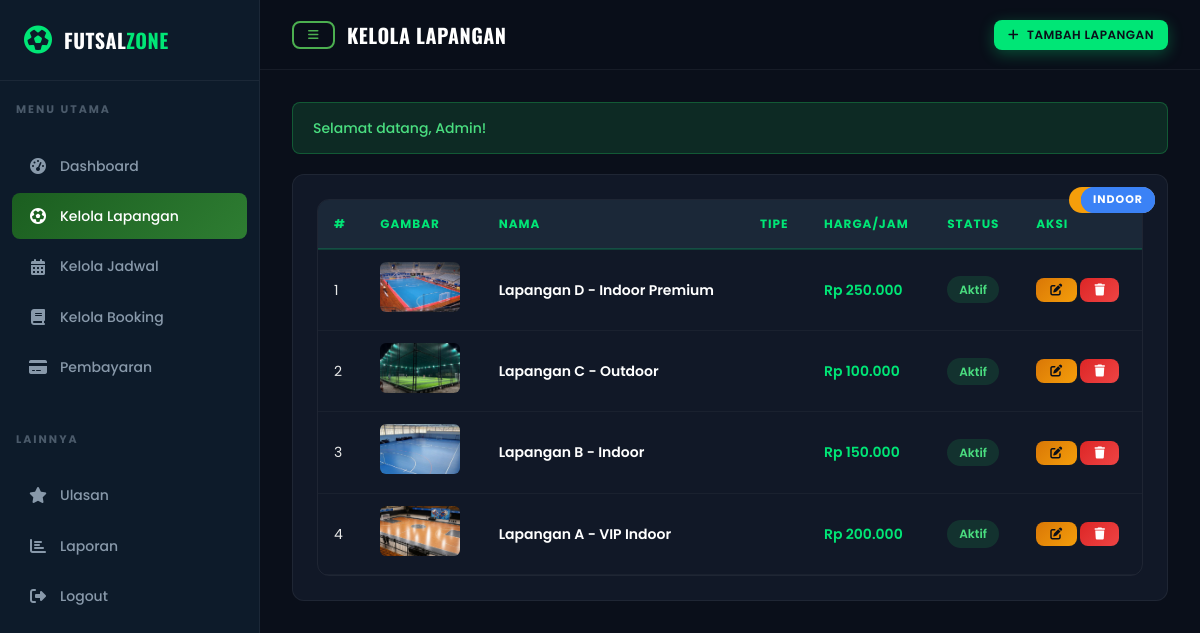
The page /futsalzone/admin/lapangan.php (signed in) on the database its author committed.
### tables this page shows
CREATE TABLE `lapangan` (
  `id_lapangan` int(11) NOT NULL,
  `nama_lapangan` varchar(100) NOT NULL,
  `tipe` enum('Indoor','Outdoor') NOT NULL DEFAULT 'Indoor',
  `harga_per_jam` decimal(10,0) NOT NULL,
  `deskripsi` text DEFAULT NULL,
  `gambar` varchar(255) DEFAULT 'default-lapangan.jpg',
  `status` enum('Aktif','Nonaktif') NOT NULL DEFAULT 'Aktif',
  `tgl_dibuat` datetime DEFAULT current_timestamp()
);

### futsalzone/admin/lapangan.php (the view, shortened to what this page needs)
<?php
require_once '../config/koneksi.php';
 $lapangan = $pdo->query("SELECT * FROM lapangan ORDER BY id_lapangan DESC")->fetchAll();
?>
<!DOCTYPE html>
<html lang="id">
<head>
    <link rel="stylesheet" href="../assets/css/style.css">
    <link rel="stylesheet" href="https://cdnjs.cloudflare.com/ajax/libs/font-awesome/6.5.0/css/all.min.css">
</head>
<body>
<div class="admin-layout">
    <aside class="admin-sidebar">
        <div class="sidebar-brand"><i class="fas fa-futbol"></i><h2>Futsal<span>Zone</span></h2></div>
        <div class="sidebar-label">Menu Utama</div>
        <ul class="sidebar-menu">
            <li><a href="dashboard.php"><i class="fas fa-tachometer-alt"></i> Dashboard</a></li>
            <li><a href="lapangan.php" class="active"><i class="fas fa-futbol"></i> Kelola Lapangan</a></li>
            <li><a href="jadwal.php"><i class="fas fa-calendar-alt"></i> Kelola Jadwal</a></li>
            <li><a href="booking.php"><i class="fas fa-book"></i> Kelola Booking</a></li>
            <li><a href="pembayaran.php"><i class="fas fa-credit-card"></i> Pembayaran</a></li>
        </ul>
        <div class="sidebar-label">Lainnya</div>
        <ul class="sidebar-menu">
            <li><a href="ulasan.php"><i class="fas fa-star"></i> Ulasan</a></li>
            <li><a href="laporan.php"><i class="fas fa-chart-bar"></i> Laporan</a></li>
            <li><a href="logout.php"><i class="fas fa-sign-out-alt"></i> Logout</a></li>
        </ul>
    </aside>
    <main class="admin-main">
        <header class="admin-topbar">
            <div style="display:flex;align-items:center;gap:12px">
                <button class="sidebar-toggle btn btn-sm btn-outline"><i class="fas fa-bars"></i></button>
                <h3>Kelola Lapangan</h3>
            </div>
            <button class="btn btn-accent btn-sm" onclick="openModal('addModal')"><i class="fas fa-plus"></i> Tambah Lapangan</button>
        </header>
        <div class="admin-content">
            <div class="card" style="padding:24px">
                <div class="table-wrapper">
                    <table>
                        <thead>
                            <tr><th>#</th><th>Gambar</th><th>Nama</th><th>Tipe</th><th>Harga/Jam</th><th>Status</th><th>Aksi</th></tr>
                        </thead>
                        <tbody>
                        <?php foreach($lapangan as $i => $l): ?>
                            <tr>
                                <td><?= $i+1 ?></td>
                                <td><img src="<?= $l['gambar'] != 'default-lapangan.jpg' ? '../assets/upload/lapangan/'.$l['gambar'] : 'https://picsum.photos/seed/lap-'.$l['id_lapangan'].'/80/50.jpg' ?>" style="width:80px;height:50px;object-fit:cover;border-radius:6px" alt=""></td>
                                <td style="color:var(--white);font-weight:600"><?= htmlspecialchars($l['nama_lapangan']) ?></td>
                                <td><span class="badge-<?= strtolower($l['tipe']) ?> card-badge"><?= $l['tipe'] ?></span></td>
                                <td style="color:var(--accent);font-weight:600"><?= rupiah($l['harga_per_jam']) ?></td>
                                <td><span class="status-dot status-<?= strtolower($l['status']) ?>"><?= $l['status'] ?></span></td>
                                <td>
                                    <a href="lapangan.php?edit=<?= $l['id_lapangan'] ?>" class="btn btn-warning btn-sm" onclick="openModal('addModal')"><i class="fas fa-edit"></i></a>
                                    <a href="lapangan.php?hapus=<?= $l['id_lapangan'] ?>" class="btn btn-danger btn-sm" onclick="return confirm('Hapus lapangan ini?')"><i class="fas fa-trash"></i></a>
                                </td>
                            </tr>
                        <?php endforeach; ?>
                        </tbody>
                    </table>
                </div>
            </div>
        </div>
    </main>
</div>
</body>
</html>

### rows shown on the page
lapangan: gambar (picture), nama_lapangan "Lapangan D - Indoor Premium", harga_per_jam "Rp 250.000", status "Aktif"
lapangan: gambar (picture), nama_lapangan "Lapangan C - Outdoor", harga_per_jam "Rp 100.000", status "Aktif"
lapangan: gambar (picture), nama_lapangan "Lapangan B - Indoor", harga_per_jam "Rp 150.000", status "Aktif"
lapangan: gambar (picture), nama_lapangan "Lapangan A - VIP Indoor", tipe "INDOOR", harga_per_jam "Rp 200.000", status "Aktif"

### other values the page prints
$a['pesan'] "Selamat datang, Admin!"
